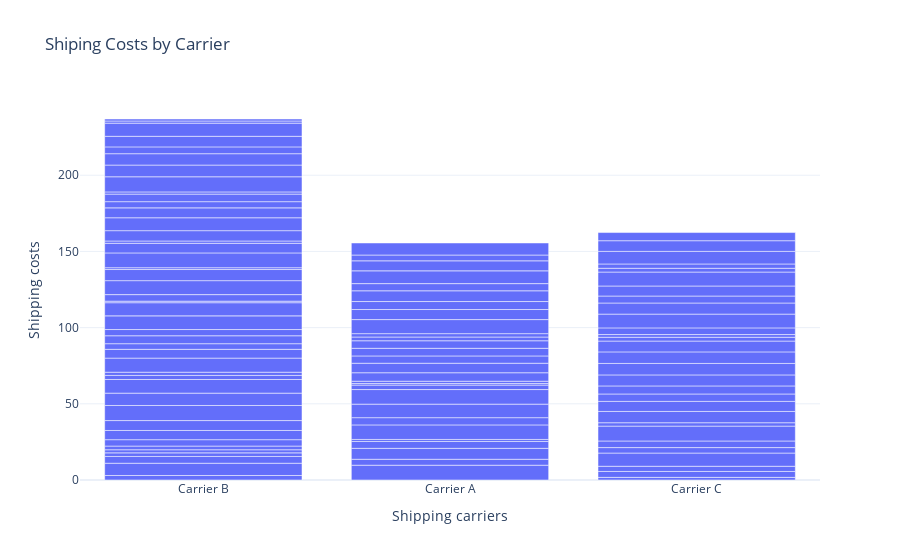

The cell this chart's notebook holds for it:
### Markdown cell above
# Analyze the shipping cost of Carriers.

### Code cell
shipping_cost = px.bar(df ,x = "Shipping carriers", y = "Shipping costs", 
                      title ="Shiping Costs by Carrier")
shipping_cost.show()

### Figure 1 — Plotly figure (JSON) as saved in the notebook; plotly's stock layout.template omitted (floating-point values rounded to 4 significant figures)
{"data": [{"alignmentgroup": "True", "hovertemplate": "Shipping carriers=%{x}<br>Shipping costs=%{y}<extra></extra>", "legendgroup": "", "marker": {"color": "#636efa", "pattern": {"shape": ""}}, "name": "", "offsetgroup": "", "orientation": "v", "showlegend": false, "textposition": "auto", "type": "bar", "x": ["Carrier B", "Carrier A", "Carrier B", "Carrier C", "Carrier A", "Carrier B", "Carrier C", "Carrier B", "Carrier C", "Carrier A", "Carrier C", "Carrier A", "Carrier A", "Carrier A", "Carrier B", "Carrier B", "Carrier B", "Carrier C", "Carrier C", "Carrier A", "Carrier A", "Carrier B", "Carrier A", "Carrier A", "Carrier C", "Carrier C", "Carrier B", "Carrier C", "Carrier B", "Carrier B", "Carrier B", "Carrier B", "Carrier C", "Carrier C", "Carrier A", "Carrier C", "Carrier B", "Carrier A", "Carrier B", "Carrier A", "Carrier C", "Carrier B", "Carrier C", "Carrier B", "Carrier C", "Carrier B", "Carrier B", "Carrier B", "Carrier C", "Carrier C", "Carrier A", "Carrier A", "Carrier B", "Carrier B", "Carrier B", "Carrier A", "Carrier C", "Carrier B", "Carrier A", "Carrier B", "Carrier C", "Carrier C", "Carrier C", "Carrier A", "Carrier C", "Carrier C", "Carrier A", "Carrier C", "Carrier B", "Carrier B", "Carrier B", "Carrier A", "Carrier A", "Carrier B", "Carrier A", "Carrier C", "Carrier A", "Carrier B", "Carrier B", "Carrier B", "Carrier C", "Carrier B", "Carrier A", "Carrier B", "Carrier A", "Carrier C", "Carrier B", "Carrier A", "Carrier A", "Carrier B", "Carrier B", "Carrier B", "Carrier B", "Carrier C", "Carrier B", "Carrier B", "Carrier C", "Carrier A", "Carrier B", "Carrier B"], "xaxis": "x", "y": [2.957, 9.717, 8.054, 1.73, 3.891, 4.444, 3.881, 2.348, 3.405, 7.167, 8.673, 4.524, 1.325, 9.537, 2.04, 2.422, 4.191, 3.585, 4.339, 4.743, 8.878, 6.038, 9.568, 2.925, 9.741, 2.231, 6.508, 7.407, 9.898, 8.101, 8.955, 2.68, 6.599, 4.858, 1.019, 5.288, 2.108, 1.533, 9.236, 5.563, 7.23, 5.773, 7.526, 3.694, 7.577, 5.215, 4.071, 8.979, 7.096, 2.506, 6.248, 4.783, 8.631, 1.013, 4.305, 5.014, 1.774, 9.161, 4.938, 7.294, 4.381, 9.03, 7.292, 2.458, 4.585, 6.581, 2.216, 9.148, 1.194, 9.705, 6.316, 9.228, 6.6, 1.513, 5.238, 2.474, 7.055, 6.781, 8.467, 6.496, 2.833, 4.066, 4.708, 4.95, 8.382, 8.249, 1.454, 6.576, 3.801, 9.93, 7.674, 7.472, 4.47, 7.006, 6.943, 8.63, 5.353, 7.905, 1.41, 1.311], "yaxis": "y"}], "layout": {"barmode": "relative", "legend": {"tracegroupgap": 0}, "title": {"text": "Shiping Costs by Carrier"}, "xaxis": {"anchor": "y", "domain": [0, 1], "title": {"text": "Shipping carriers"}}, "yaxis": {"anchor": "x", "domain": [0, 1], "title": {"text": "Shipping costs"}}}}
